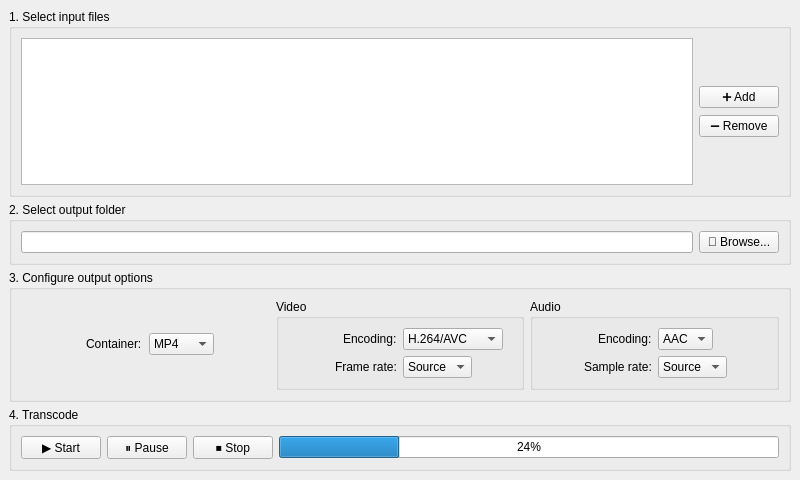
<?xml version="1.0" encoding="UTF-8"?>
<ui version="4.0">
 <class>MainWindow</class>
 <widget class="QMainWindow" name="MainWindow">
  <property name="geometry">
   <rect>
    <x>0</x>
    <y>0</y>
    <width>800</width>
    <height>480</height>
   </rect>
  </property>
  <property name="minimumSize">
   <size>
    <width>800</width>
    <height>480</height>
   </size>
  </property>
  <property name="font">
   <font>
    <family>Segoe UI</family>
    <bold>false</bold>
   </font>
  </property>
  <property name="windowTitle">
   <string>MainWindow</string>
  </property>
  <property name="styleSheet">
   <string notr="true"/>
  </property>
  <widget class="QWidget" name="centralwidget">
   <property name="minimumSize">
    <size>
     <width>0</width>
     <height>0</height>
    </size>
   </property>
   <property name="styleSheet">
    <string notr="true"/>
   </property>
   <layout class="QVBoxLayout" name="verticalLayout">
    <property name="spacing">
     <number>5</number>
    </property>
    <item>
     <widget class="QGroupBox" name="groupBox">
      <property name="title">
       <string>1. Select input files</string>
      </property>
      <property name="flat">
       <bool>false</bool>
      </property>
      <property name="checkable">
       <bool>false</bool>
      </property>
      <layout class="QHBoxLayout" name="horizontalLayout">
       <item>
        <widget class="QTableView" name="tableView">
         <property name="sizePolicy">
          <sizepolicy hsizetype="Expanding" vsizetype="Expanding">
           <horstretch>0</horstretch>
           <verstretch>0</verstretch>
          </sizepolicy>
         </property>
         <property name="minimumSize">
          <size>
           <width>0</width>
           <height>0</height>
          </size>
         </property>
         <property name="editTriggers">
          <set>QAbstractItemView::NoEditTriggers</set>
         </property>
         <property name="selectionBehavior">
          <enum>QAbstractItemView::SelectRows</enum>
         </property>
        </widget>
       </item>
       <item>
        <layout class="QVBoxLayout" name="verticalLayout_2" stretch="0,0">
         <property name="spacing">
          <number>7</number>
         </property>
         <property name="sizeConstraint">
          <enum>QLayout::SetDefaultConstraint</enum>
         </property>
         <item alignment="Qt::AlignBottom">
          <widget class="QPushButton" name="pushButton">
           <property name="text">
            <string>➕ Add</string>
           </property>
          </widget>
         </item>
         <item alignment="Qt::AlignTop">
          <widget class="QPushButton" name="pushButton_2">
           <property name="text">
            <string>➖ Remove</string>
           </property>
          </widget>
         </item>
        </layout>
       </item>
      </layout>
     </widget>
    </item>
    <item>
     <widget class="QGroupBox" name="groupBox_2">
      <property name="title">
       <string>2. Select output folder</string>
      </property>
      <layout class="QHBoxLayout" name="horizontalLayout_2">
       <item>
        <widget class="QLineEdit" name="lineEdit">
         <property name="readOnly">
          <bool>true</bool>
         </property>
        </widget>
       </item>
       <item>
        <widget class="QPushButton" name="pushButton_3">
         <property name="text">
          <string>📁 Browse...</string>
         </property>
        </widget>
       </item>
      </layout>
     </widget>
    </item>
    <item>
     <widget class="QGroupBox" name="groupBox_3">
      <property name="title">
       <string>3. Configure output options</string>
      </property>
      <property name="flat">
       <bool>false</bool>
      </property>
      <layout class="QHBoxLayout" name="horizontalLayout_3">
       <item>
        <layout class="QHBoxLayout" name="horizontalLayout_5">
         <property name="spacing">
          <number>7</number>
         </property>
         <item alignment="Qt::AlignRight|Qt::AlignVCenter">
          <widget class="QLabel" name="label">
           <property name="text">
            <string>Container:</string>
           </property>
          </widget>
         </item>
         <item alignment="Qt::AlignLeft">
          <widget class="QComboBox" name="comboBox">
           <property name="sizePolicy">
            <sizepolicy hsizetype="Ignored" vsizetype="Fixed">
             <horstretch>0</horstretch>
             <verstretch>0</verstretch>
            </sizepolicy>
           </property>
           <item>
            <property name="text">
             <string>MP4</string>
            </property>
           </item>
           <item>
            <property name="text">
             <string>MOV</string>
            </property>
           </item>
           <item>
            <property name="text">
             <string>MKV</string>
            </property>
           </item>
           <item>
            <property name="text">
             <string>WebM</string>
            </property>
           </item>
          </widget>
         </item>
        </layout>
       </item>
       <item>
        <widget class="QGroupBox" name="groupBox_5">
         <property name="title">
          <string>Video</string>
         </property>
         <property name="flat">
          <bool>false</bool>
         </property>
         <layout class="QVBoxLayout" name="verticalLayout_3">
          <item>
           <layout class="QHBoxLayout" name="horizontalLayout_6">
            <property name="sizeConstraint">
             <enum>QLayout::SetDefaultConstraint</enum>
            </property>
            <item alignment="Qt::AlignRight">
             <widget class="QLabel" name="label_2">
              <property name="text">
               <string>Encoding:</string>
              </property>
             </widget>
            </item>
            <item alignment="Qt::AlignLeft">
             <widget class="QComboBox" name="comboBox_2">
              <property name="sizePolicy">
               <sizepolicy hsizetype="Ignored" vsizetype="Fixed">
                <horstretch>0</horstretch>
                <verstretch>0</verstretch>
               </sizepolicy>
              </property>
              <property name="minimumSize">
               <size>
                <width>0</width>
                <height>0</height>
               </size>
              </property>
              <item>
               <property name="text">
                <string>H.264/AVC</string>
               </property>
              </item>
              <item>
               <property name="text">
                <string>H.265/HEVC</string>
               </property>
              </item>
             </widget>
            </item>
           </layout>
          </item>
          <item>
           <layout class="QHBoxLayout" name="horizontalLayout_7">
            <item alignment="Qt::AlignRight">
             <widget class="QLabel" name="label_3">
              <property name="text">
               <string>Frame rate:</string>
              </property>
             </widget>
            </item>
            <item alignment="Qt::AlignLeft">
             <widget class="QComboBox" name="comboBox_3">
              <property name="sizePolicy">
               <sizepolicy hsizetype="Ignored" vsizetype="Fixed">
                <horstretch>0</horstretch>
                <verstretch>0</verstretch>
               </sizepolicy>
              </property>
              <item>
               <property name="text">
                <string>Source</string>
               </property>
              </item>
              <item>
               <property name="text">
                <string>24</string>
               </property>
              </item>
              <item>
               <property name="text">
                <string>25</string>
               </property>
              </item>
              <item>
               <property name="text">
                <string>30</string>
               </property>
              </item>
              <item>
               <property name="text">
                <string>60</string>
               </property>
              </item>
             </widget>
            </item>
           </layout>
          </item>
         </layout>
        </widget>
       </item>
       <item>
        <widget class="QGroupBox" name="groupBox_6">
         <property name="title">
          <string>Audio</string>
         </property>
         <layout class="QVBoxLayout" name="verticalLayout_4">
          <item>
           <layout class="QHBoxLayout" name="horizontalLayout_8">
            <item alignment="Qt::AlignRight">
             <widget class="QLabel" name="label_4">
              <property name="text">
               <string>Encoding:</string>
              </property>
             </widget>
            </item>
            <item alignment="Qt::AlignLeft">
             <widget class="QComboBox" name="comboBox_4">
              <property name="sizePolicy">
               <sizepolicy hsizetype="Ignored" vsizetype="Fixed">
                <horstretch>0</horstretch>
                <verstretch>0</verstretch>
               </sizepolicy>
              </property>
              <item>
               <property name="text">
                <string>AAC</string>
               </property>
              </item>
              <item>
               <property name="text">
                <string>MP3</string>
               </property>
              </item>
             </widget>
            </item>
           </layout>
          </item>
          <item>
           <layout class="QHBoxLayout" name="horizontalLayout_9">
            <item alignment="Qt::AlignRight">
             <widget class="QLabel" name="label_5">
              <property name="text">
               <string>Sample rate:</string>
              </property>
             </widget>
            </item>
            <item alignment="Qt::AlignLeft">
             <widget class="QComboBox" name="comboBox_5">
              <property name="enabled">
               <bool>true</bool>
              </property>
              <property name="sizePolicy">
               <sizepolicy hsizetype="Ignored" vsizetype="Fixed">
                <horstretch>0</horstretch>
                <verstretch>0</verstretch>
               </sizepolicy>
              </property>
              <item>
               <property name="text">
                <string>Source</string>
               </property>
              </item>
              <item>
               <property name="text">
                <string>44100</string>
               </property>
              </item>
              <item>
               <property name="text">
                <string>48000</string>
               </property>
              </item>
              <item>
               <property name="text">
                <string>88200</string>
               </property>
              </item>
              <item>
               <property name="text">
                <string>96000</string>
               </property>
              </item>
             </widget>
            </item>
           </layout>
          </item>
         </layout>
        </widget>
       </item>
      </layout>
     </widget>
    </item>
    <item>
     <widget class="QGroupBox" name="groupBox_4">
      <property name="title">
       <string>4. Transcode</string>
      </property>
      <layout class="QHBoxLayout" name="horizontalLayout_4">
       <item>
        <widget class="QPushButton" name="pushButton_4">
         <property name="text">
          <string>▶️ Start</string>
         </property>
        </widget>
       </item>
       <item>
        <widget class="QPushButton" name="pushButton_5">
         <property name="text">
          <string>⏸️ Pause</string>
         </property>
        </widget>
       </item>
       <item>
        <widget class="QPushButton" name="pushButton_6">
         <property name="text">
          <string>⏹️ Stop</string>
         </property>
        </widget>
       </item>
       <item>
        <widget class="QProgressBar" name="progressBar">
         <property name="value">
          <number>24</number>
         </property>
        </widget>
       </item>
      </layout>
     </widget>
    </item>
   </layout>
  </widget>
 </widget>
 <resources/>
 <connections/>
</ui>
